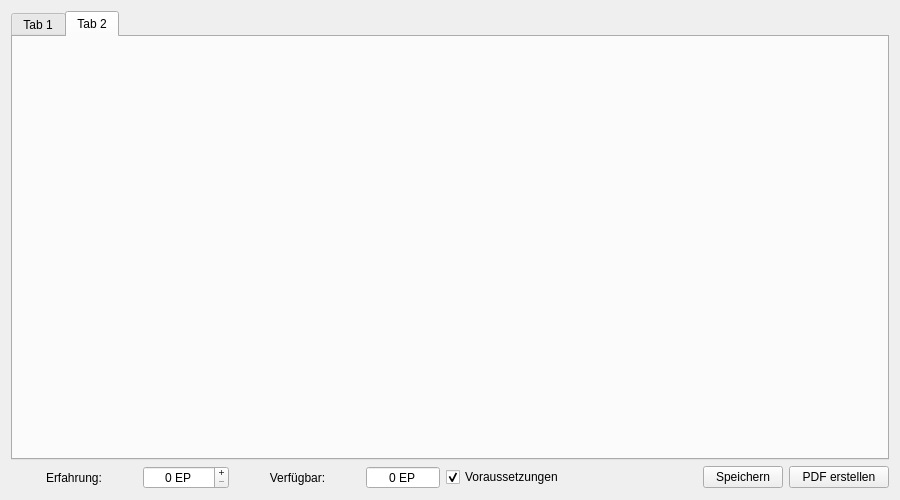
<?xml version="1.0" encoding="UTF-8"?>
<ui version="4.0">
 <class>formMain</class>
 <widget class="QWidget" name="formMain">
  <property name="windowModality">
   <enum>Qt::ApplicationModal</enum>
  </property>
  <property name="geometry">
   <rect>
    <x>0</x>
    <y>0</y>
    <width>900</width>
    <height>500</height>
   </rect>
  </property>
  <property name="windowTitle">
   <string>Sephrasto - Charakter erstellen</string>
  </property>
  <layout class="QGridLayout" name="gridLayout">
   <item row="0" column="0">
    <layout class="QVBoxLayout" name="verticalLayout">
     <item>
      <layout class="QHBoxLayout" name="horizontalLayout">
       <item>
        <widget class="QTabWidget" name="tabs">
         <property name="tabPosition">
          <enum>QTabWidget::North</enum>
         </property>
         <property name="currentIndex">
          <number>1</number>
         </property>
         <property name="elideMode">
          <enum>Qt::ElideRight</enum>
         </property>
         <property name="documentMode">
          <bool>false</bool>
         </property>
         <widget class="QWidget" name="tab">
          <attribute name="title">
           <string>Tab 1</string>
          </attribute>
         </widget>
         <widget class="QWidget" name="tab_2">
          <attribute name="title">
           <string>Tab 2</string>
          </attribute>
         </widget>
        </widget>
       </item>
      </layout>
     </item>
     <item>
      <layout class="QHBoxLayout" name="horizontalLayout_2">
       <item>
        <widget class="QLabel" name="label">
         <property name="sizePolicy">
          <sizepolicy hsizetype="Expanding" vsizetype="Preferred">
           <horstretch>0</horstretch>
           <verstretch>0</verstretch>
          </sizepolicy>
         </property>
         <property name="minimumSize">
          <size>
           <width>66</width>
           <height>0</height>
          </size>
         </property>
         <property name="text">
          <string> Erfahrung: </string>
         </property>
         <property name="alignment">
          <set>Qt::AlignCenter</set>
         </property>
        </widget>
       </item>
       <item>
        <widget class="QSpinBox" name="spinEP">
         <property name="alignment">
          <set>Qt::AlignCenter</set>
         </property>
         <property name="buttonSymbols">
          <enum>QAbstractSpinBox::PlusMinus</enum>
         </property>
         <property name="suffix">
          <string> EP</string>
         </property>
         <property name="maximum">
          <number>100000</number>
         </property>
        </widget>
       </item>
       <item>
        <widget class="QLabel" name="label_2">
         <property name="sizePolicy">
          <sizepolicy hsizetype="Expanding" vsizetype="Preferred">
           <horstretch>0</horstretch>
           <verstretch>0</verstretch>
          </sizepolicy>
         </property>
         <property name="minimumSize">
          <size>
           <width>66</width>
           <height>0</height>
          </size>
         </property>
         <property name="text">
          <string> Verfügbar: </string>
         </property>
         <property name="alignment">
          <set>Qt::AlignCenter</set>
         </property>
        </widget>
       </item>
       <item>
        <widget class="QSpinBox" name="spinRemaining">
         <property name="autoFillBackground">
          <bool>false</bool>
         </property>
         <property name="alignment">
          <set>Qt::AlignCenter</set>
         </property>
         <property name="readOnly">
          <bool>true</bool>
         </property>
         <property name="buttonSymbols">
          <enum>QAbstractSpinBox::NoButtons</enum>
         </property>
         <property name="suffix">
          <string> EP</string>
         </property>
         <property name="minimum">
          <number>-100000</number>
         </property>
         <property name="maximum">
          <number>100000</number>
         </property>
        </widget>
       </item>
       <item>
        <widget class="QCheckBox" name="checkReq">
         <property name="sizePolicy">
          <sizepolicy hsizetype="Expanding" vsizetype="Fixed">
           <horstretch>0</horstretch>
           <verstretch>0</verstretch>
          </sizepolicy>
         </property>
         <property name="minimumSize">
          <size>
           <width>125</width>
           <height>0</height>
          </size>
         </property>
         <property name="text">
          <string>Voraussetzungen</string>
         </property>
         <property name="checked">
          <bool>true</bool>
         </property>
        </widget>
       </item>
       <item>
        <spacer name="horizontalSpacer">
         <property name="orientation">
          <enum>Qt::Horizontal</enum>
         </property>
         <property name="sizeHint" stdset="0">
          <size>
           <width>40</width>
           <height>20</height>
          </size>
         </property>
        </spacer>
       </item>
       <item>
        <widget class="QPushButton" name="buttonSave">
         <property name="minimumSize">
          <size>
           <width>75</width>
           <height>0</height>
          </size>
         </property>
         <property name="text">
          <string>Speichern</string>
         </property>
        </widget>
       </item>
       <item>
        <widget class="QPushButton" name="buttonSavePDF">
         <property name="minimumSize">
          <size>
           <width>100</width>
           <height>0</height>
          </size>
         </property>
         <property name="maximumSize">
          <size>
           <width>16777214</width>
           <height>16777215</height>
          </size>
         </property>
         <property name="text">
          <string>PDF erstellen</string>
         </property>
        </widget>
       </item>
      </layout>
     </item>
    </layout>
   </item>
  </layout>
 </widget>
 <resources/>
 <connections/>
</ui>
